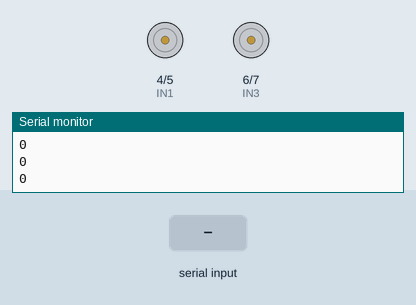
A sketch run on a simulated Arduino Uno, built with avr-gcc and run on an emulated ATmega328P. Shown: motor-driver pin pairs drawn as motors (green arrow = first pin HIGH = forward, orange = second pin HIGH = backward, longer = more drive), the last lines printed to the serial monitor. The inputs (shaded band) are chosen by the test bench.

Above: at 1.2 s.
1.3 s: "3\n" received over Serial
At 2.5 s:
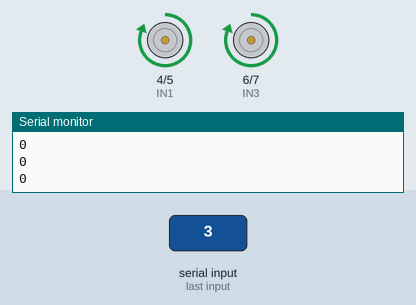
2.8 s: "4\n" received over Serial
At 3.7 s:
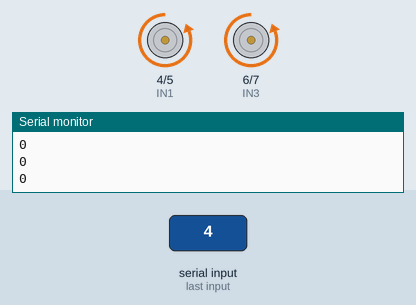
4.3 s: "5\n" received over Serial
At 4.9 s:
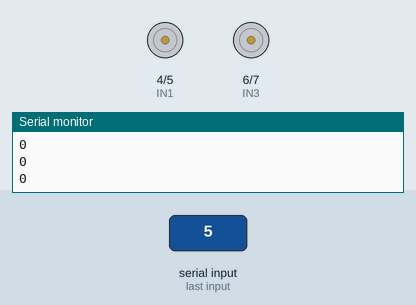
Timing chart, 0 to 7.3 s (numbered marks = the images above; inputs shaded):
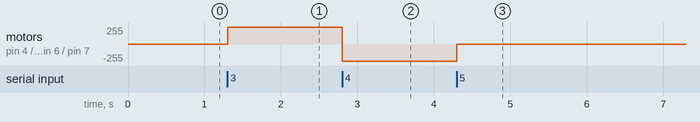

Measured:
- after the input at 1.3 s, motor on pin 4 (IN1) / pin 5 (IN2), motor on pin 6 (IN3) / pin 7 (IN4): stopped → forward 255/255 at once
- after the input at 2.8 s, motor on pin 4 (IN1) / pin 5 (IN2), motor on pin 6 (IN3) / pin 7 (IN4): forward 255/255 → backward 255/255 at once
- after the input at 4.3 s, motor on pin 4 (IN1) / pin 5 (IN2), motor on pin 6 (IN3) / pin 7 (IN4): backward 255/255 → stopped at once

The sketch:

motores.ino
```cpp
//motor_A
int IN1 = 4;
int IN2 = 5;

// motor B
int IN3 = 6;
int IN4 = 7;

// bluetooth
int btData = 1;

void back()
{
  digitalWrite(IN1, HIGH);
  digitalWrite(IN2, LOW);
  digitalWrite(IN3, HIGH);
  digitalWrite(IN4, LOW);
}

void front()
{
  digitalWrite(IN1, LOW);
  digitalWrite(IN2, HIGH);
  digitalWrite(IN3, LOW);
  digitalWrite(IN4, HIGH);
}

void stopped()
{
  digitalWrite(IN1, LOW);
  digitalWrite(IN2, LOW);
  digitalWrite(IN3, LOW);
  digitalWrite(IN4, LOW);
}

void setup()
{
  Serial.begin(9600);
  pinMode(IN1, OUTPUT);
  pinMode(IN2, OUTPUT);
  pinMode(IN3, OUTPUT);
  pinMode(IN4, OUTPUT);
  Serial.setTimeout(100);
}

void loop()
{
  btData = Serial.parseInt();
  Serial.println(btData);
  if (btData == 3) {
    back();
  }

  if (btData == 4) {
    front();
  }

  if (btData == 5) {
    stopped();
  }
}
```
